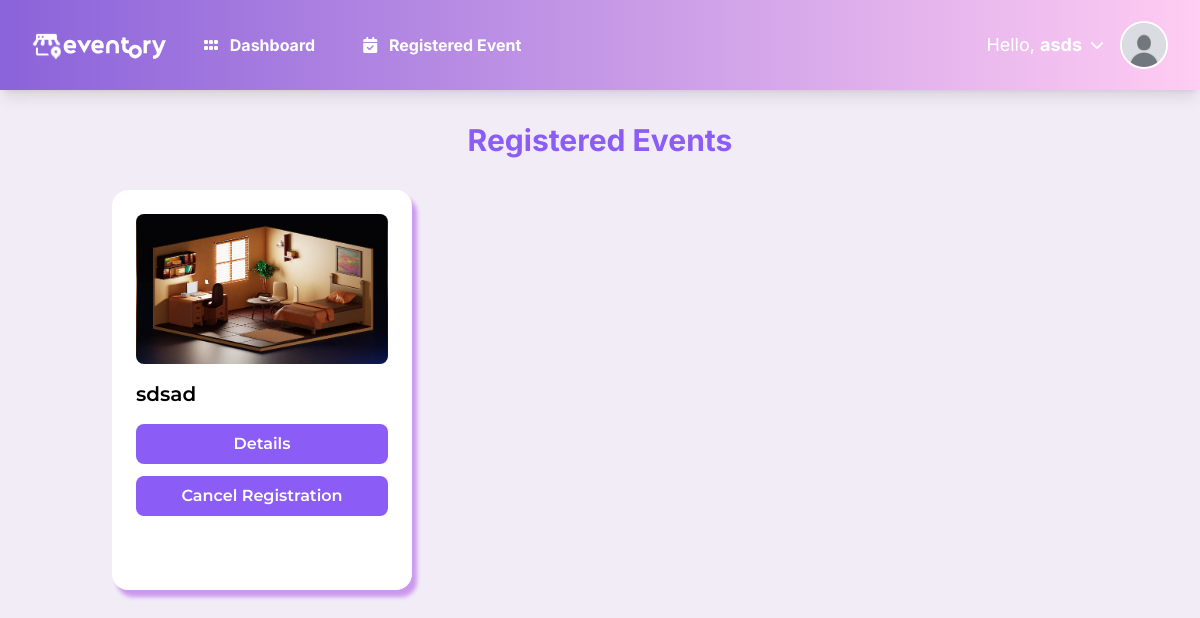
The app's page /user/registered_event.php (signed in) with its own data.
### tables this page shows
CREATE TABLE `users` (
  `id` int(11) NOT NULL,
  `name` varchar(255) NOT NULL,
  `email` varchar(255) NOT NULL,
  `password` varchar(255) NOT NULL,
  `role` enum('admin','user') DEFAULT 'user',
  `created_at` timestamp NOT NULL DEFAULT current_timestamp(),
  `profile_picture` varchar(255) NOT NULL,
  `reset_token` varchar(255) NOT NULL,
  `reset_expiry` datetime DEFAULT NULL
);

CREATE TABLE `events` (
  `event_id` int(11) NOT NULL,
  `title` varchar(255) NOT NULL,
  `description` text NOT NULL,
  `event_date` date NOT NULL,
  `event_time` time NOT NULL,
  `location` varchar(255) NOT NULL,
  `max_participants` int(11) NOT NULL,
  `registered_participants` int(11) NOT NULL,
  `status` enum('open','closed','canceled') DEFAULT 'open',
  `image` varchar(255) DEFAULT NULL,
  `created_at` timestamp NOT NULL DEFAULT current_timestamp(),
  `banner` varchar(255) DEFAULT NULL
);

### public_html/user/registered_event.php (the view, shortened to what this page needs)
<?php
require '../includes/db_connection.php';
$user_id = $_SESSION['user_id'];
$stmt = $pdo->prepare("
    SELECT e.event_id, e.title, e.event_date, e.event_time, e.location, e.banner
    FROM registrations er
    JOIN events e ON er.event_id = e.event_id
    WHERE er.id = :user_id
    ORDER BY e.event_date DESC
");
$stmt->execute(['user_id' => $user_id]);
$events = $stmt->fetchAll();
?>
<?php include '../includes/navbar.php'; ?>
<!DOCTYPE html>
<html lang="en">
<head>
    <script src="https://cdn.tailwindcss.com"></script>
</head>
<body>
    <div class="container mx-auto px-6 py-8">
        <h1 class="page-title text-3xl text-center mb-8">Registered Events</h1>
        <div class="grid grid-cols-1 md:grid-cols-2 lg:grid-cols-3 gap-6">
            <?php foreach ($events as $event): ?>
            <div class="event-card">
                <img src="../assets/images/event_banners/<?= htmlspecialchars($event['banner']) ?>" alt="<?= htmlspecialchars($event['title']) ?> Banner"
                     class="event-image mb-4 ">
                <h3 class="font-montserrat font-semibold text-xl mb-4"><?= htmlspecialchars($event['title']) ?></h3>
                <div class="flex flex-col space-y-3">
                    <a href="get_event_details.php?id=<?= htmlspecialchars($event['event_id']) ?>"
                       class="btn-details text-center">Details</a>
                    <button onclick="showCancelConfirmation(<?= htmlspecialchars($event['event_id']) ?>)"
                            class="btn-cancel w-full">
                        Cancel Registration
                    </button>
                </div>
            </div>
            <?php endforeach; ?>
        </div>
    </div>
</body>
</html>

### public_html/includes/navbar.php (shortened to what this page needs)
<?php
require '../includes/db_connection.php';
$stmt = $pdo->prepare("SELECT * FROM users WHERE id = ?");
$stmt->execute([$_SESSION['user_id']]);
$user = $stmt->fetch();
$default_picture = '../assets/images/profile_pictures/default.jpg';
if (empty($user['profile_picture']) || !file_exists($user['profile_picture'])) {
    $user['profile_picture'] = $default_picture;
}
?>
<!DOCTYPE html>
<html lang="en">
<head>
    <script src="https://cdn.tailwindcss.com"></script>
</head>
<body class="bg-[#F2ECF7] font-inter">
    <nav class="bg-gradient-to-r from-[#8B63DA] via-[#C598E6] to-[#FFCCF2] shadow-lg">
        <div class="max-w-7xl mx-auto px-4 sm:px-6 lg:px-8">
            <div class="flex items-center justify-between h-[90px]">
                <div class="flex items-center space-x-8">
                    <a href="view_events.php" class="text-white font-bold text-xl flex-shrink-0">
                        <img class="w-[140px]" src="../assets/images/logo.svg" alt="Logo">
                    </a>
                    <div class="hidden md:flex space-x-8 font-bold text-white transition">
                        <?php if (isset($_SESSION['role'])): ?>
                            <?php if ($_SESSION['role'] === 'admin'): ?>
                                <a href="manage_events.php" class="hover:text-white transition">Dashboard</a>
                                <a href="add_event.php" class="hover:text-white transition">Add Event</a>
                                <a href="manage_events.php" class="hover:text-white transition">Manage Events</a>
                                <a href="view_users.php" class="hover:text-white transition">Manage Users</a>
                                <a href="view_registrations.php" class="hover:text-white transition">View Registrations</a>
                            <?php elseif ($_SESSION['role'] === 'user'): ?>
                                <a href="view_events.php" class="hover:text-white transition">
                                    <i class="fa-solid fa-grip me-2"></i>
                                    <span class="me-4">Dashboard</span>
                                </a>
                                <a href="registered_event.php" class="hover:text-white transition">
                                    <i class="fa-solid fa-calendar-check me-2"></i>
                                    Registered Event
                                </a>
                            <?php endif; ?>
                        <?php else: ?>
                            <a href="login.php" class="hover:text-gray-300 transition">Login</a>
                            <a href="register.php" class="hover:text-gray-300 transition">Register</a>
                        <?php endif; ?>
                    </div>
                </div>
                <div id="user-menu-toggle" class="hidden md:flex items-center cursor-pointer">
                    <span class="text-white text-lg mx-2">Hello, <b><?= htmlspecialchars($user['name']) ?></b></span>
                    <i class="fas fa-chevron-down text-white text-sm me-4"></i>
                    <img src="<?= htmlspecialchars($user['profile_picture']) ?>" class="h-12 w-12 rounded-full border-2 border-white" alt="User Avatar">
                </div>
            </div>
        </div>
    </nav>
</body>
</html>

### public_html/user/registered_event.php (style rules this page uses)
:root { --dark-purple: #1E1B4B; --medium-purple: #8B5CF6; --light-purple: #C4B5FD; --pink: #FDF2F8; }
body { background-color: var(--pink); font-family: 'Rethink Sans', sans-serif; }
.page-title { font-family: 'Inter', sans-serif; font-weight: 700; color: var(--medium-purple); }
.event-card { width: 300px; height: 400px; background: white; border-radius: 1rem; box-shadow: 5px 7px 4px rgba(203, 152, 237, 1); padding: 1.5rem; margin-bottom: 1.5rem; }
.event-image { width: 100%; height: 150px; object-fit: cover; border-radius: 0.5rem; }
.btn-details, .btn-cancel { background-color: var(--medium-purple); color: white; font-family: 'Montserrat', sans-serif; font-weight: 600; padding: 0.5rem 2rem; border-radius: 0.5rem; transition: background-color 0.3s; }

### records on screen
users: name "asds"
events: banner (picture), title "sdsad"
